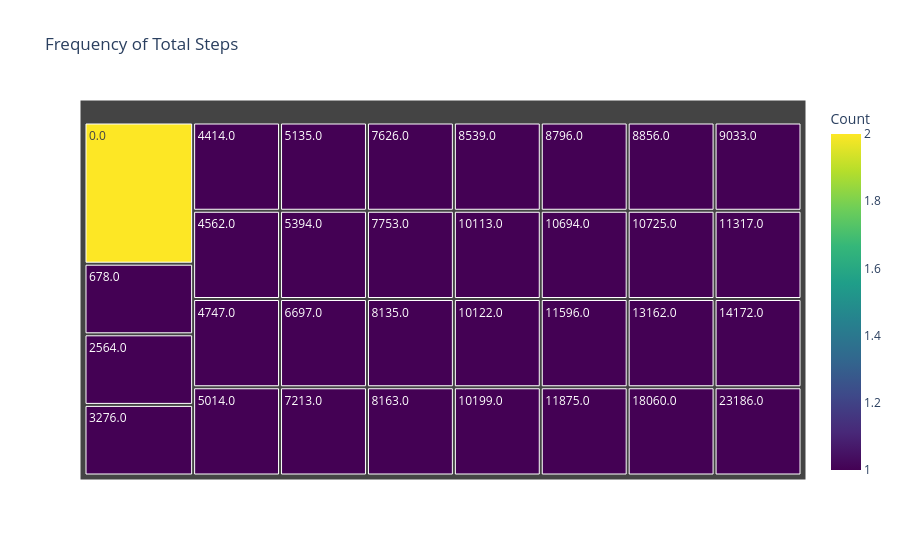

Notebook code for this chart:
### Markdown cell above
#### Chart - 3

### Code cell
# Chart - 3 Total Steps Frequency

import plotly.express as px

# Occurrences of each start station
step_count = md["TotalSteps"].value_counts().reset_index()
step_count.columns = ["TotalSteps", "Count"]

fig = px.treemap(step_count, path=['TotalSteps'], values='Count', title="Frequency of Total Steps",color='Count', color_continuous_scale="Viridis")
fig.show()

### Figure 1 — Plotly figure (JSON) as saved in the notebook; plotly's stock layout.template omitted (floating-point values rounded to 4 significant figures)
{"data": [{"branchvalues": "total", "customdata": [[2], [1], [1], [1], [1], [1], [1], [1], [1], [1], [1], [1], [1], [1], [1], [1], [1], [1], [1], [1], [1], [1], [1], [1], [1], [1], [1], [1], [1], [1], [1], [1]], "domain": {"x": [0, 1], "y": [0, 1]}, "hovertemplate": "labels=%{label}<br>Count_sum=%{value}<br>parent=%{parent}<br>id=%{id}<br>Count=%{color}<extra></extra>", "ids": ["0.0", "678.0", "2564.0", "3276.0", "4414.0", "4562.0", "4747.0", "5014.0", "5135.0", "5394.0", "6697.0", "7213.0", "7626.0", "7753.0", "8135.0", "8163.0", "8539.0", "8796.0", "8856.0", "9033.0", "10113.0", "10122.0", "10199.0", "10694.0", "10725.0", "11317.0", "11596.0", "11875.0", "13162.0", "14172.0", "18060.0", "23186.0"], "labels": ["0.0", "678.0", "2564.0", "3276.0", "4414.0", "4562.0", "4747.0", "5014.0", "5135.0", "5394.0", "6697.0", "7213.0", "7626.0", "7753.0", "8135.0", "8163.0", "8539.0", "8796.0", "8856.0", "9033.0", "10113.0", "10122.0", "10199.0", "10694.0", "10725.0", "11317.0", "11596.0", "11875.0", "13162.0", "14172.0", "18060.0", "23186.0"], "marker": {"coloraxis": "coloraxis", "colors": [2, 1, 1, 1, 1, 1, 1, 1, 1, 1, 1, 1, 1, 1, 1, 1, 1, 1, 1, 1, 1, 1, 1, 1, 1, 1, 1, 1, 1, 1, 1, 1]}, "name": "", "parents": ["", "", "", "", "", "", "", "", "", "", "", "", "", "", "", "", "", "", "", "", "", "", "", "", "", "", "", "", "", "", "", ""], "type": "treemap", "values": [2, 1, 1, 1, 1, 1, 1, 1, 1, 1, 1, 1, 1, 1, 1, 1, 1, 1, 1, 1, 1, 1, 1, 1, 1, 1, 1, 1, 1, 1, 1, 1]}], "layout": {"coloraxis": {"colorbar": {"title": {"text": "Count"}}, "colorscale": [[0, "#440154"], [0.1111, "#482878"], [0.2222, "#3e4989"], [0.3333, "#31688e"], [0.4444, "#26828e"], [0.5556, "#1f9e89"], [0.6667, "#35b779"], [0.7778, "#6ece58"], [0.8889, "#b5de2b"], [1, "#fde725"]]}, "legend": {"tracegroupgap": 0}, "title": {"text": "Frequency of Total Steps"}}}
